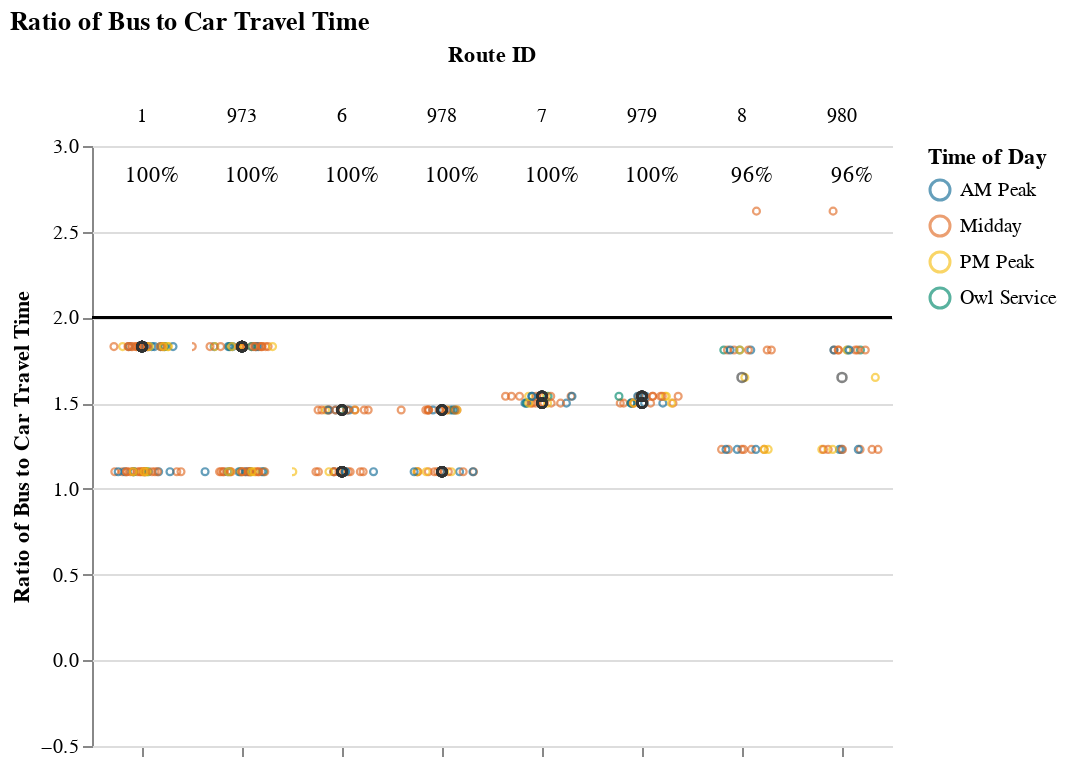
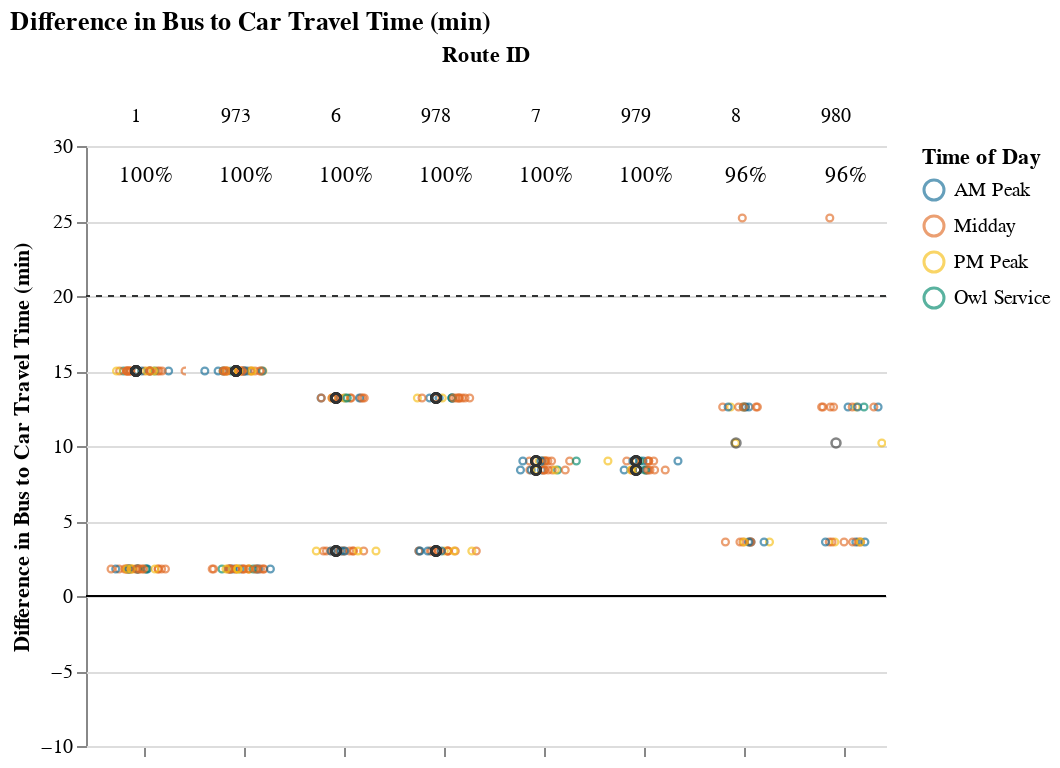

Source (notebook cell) for these figures, in order:
### Markdown cell above
## Viable Competitive Routes
### Short Routes (< 1 hr)

### Code cell
# Allow for possibility that operator doesn't have routes that fall into certain route_groups
# But, jupyterbook will not like markdown with f-string
# separate out route_group and put in each cell, and use try/except + if to display...
# but all 3 route groups must be displayed. just add sentence about why no routes were returned at the end
route_group = "short"
try:
    display_charts_for_route_group(df, route_group)
except:
    print("No routes meet this criteria.")

### Figure 1 — Vega-Lite specification as saved in the notebook (floating-point values rounded to 4 significant figures; data arrays with more than 128 entries replaced by an {"elided": "..."} marker saying what was removed)
{"config": {"view": {"continuousWidth": 400, "continuousHeight": 300, "stroke": null}, "facet": {"spacing": 0}}, "data": {"name": "data-975b0f00312d8d29c40350c4ab46f8e0"}, "facet": {"column": {"field": "route_id", "sort": ["1", "973", "6", "978", "7", "979", "8", "980"], "title": "Route ID", "type": "nominal"}}, "spec": {"layer": [{"mark": "rule", "encoding": {"color": {"value": "black"}, "y": {"field": "cutoff", "type": "quantitative"}}, "selection": {"selector001": {"type": "interval", "bind": "scales", "encodings": ["x", "y"]}}}, {"mark": {"type": "point", "opacity": 0.65, "size": 12, "strokeWidth": 1.1}, "encoding": {"color": {"field": "time_of_day", "scale": {"range": ["#136C97", "#E16B26", "#F6BF16", "#00896B", "#7790A3", "#5B559C"]}, "sort": ["AM Peak", "Midday", "PM Peak", "Owl Service"], "title": "Time of Day", "type": "nominal"}, "tooltip": [{"field": "route_id", "type": "nominal"}, {"field": "route_name", "type": "nominal"}, {"field": "trip_id", "type": "nominal"}, {"field": "service_hours", "type": "quantitative"}, {"field": "car_duration_hours", "type": "quantitative"}, {"field": "bus_multiplier", "type": "quantitative"}, {"field": "bus_difference", "type": "quantitative"}, {"field": "num_trips", "type": "quantitative"}, {"field": "num_competitive", "type": "quantitative"}, {"field": "pct_trips_competitive", "type": "quantitative"}, {"field": "p25", "type": "quantitative"}, {"field": "p50", "type": "quantitative"}, {"field": "p75", "type": "quantitative"}], "x": {"axis": {"grid": false, "labels": false, "ticks": true, "values": [0]}, "field": "jitter", "scale": {}, "title": null, "type": "quantitative"}, "y": {"field": "bus_multiplier", "scale": {"domain": [-0.25, 3.0]}, "title": "Ratio of Bus to Car Travel Time", "type": "quantitative"}}, "transform": [{"calculate": "sqrt(-2*log(random()))*cos(2*PI*random())", "as": "jitter"}], "width": 50}, {"layer": [{"mark": {"type": "point", "opacity": 0.6, "size": 20, "strokeWidth": 1.3}, "encoding": {"color": {"value": "#323434"}, "y": {"field": "bus_multiplier", "type": "quantitative"}}, "transform": [{"filter": "(datum.p50_trip === 1)"}]}, {"mark": {"type": "text", "align": "center", "baseline": "middle"}, "encoding": {"color": {"value": "black"}, "text": {"field": "pct_trips_competitive", "format": ".0%", "type": "quantitative"}, "tooltip": [{"field": "route_id", "type": "nominal"}, {"field": "route_name", "type": "nominal"}, {"field": "trip_id", "type": "nominal"}, {"field": "service_hours", "type": "quantitative"}, {"field": "car_duration_hours", "type": "quantitative"}, {"field": "bus_multiplier", "type": "quantitative"}, {"field": "bus_difference", "type": "quantitative"}, {"field": "num_trips", "type": "quantitative"}, {"field": "num_competitive", "type": "quantitative"}, {"field": "pct_trips_competitive", "type": "quantitative"}, {"field": "p25", "type": "quantitative"}, {"field": "p50", "type": "quantitative"}, {"field": "p75", "type": "quantitative"}], "x": {"value": 30}, "y": {"value": 15}}, "transform": [{"calculate": "sqrt(-2*log(random()))*cos(2*PI*random())", "as": "jitter"}, {"filter": "(datum.fastest_trip === 1)"}]}]}]}, "resolve": {"scale": {"y": "shared"}}, "title": "Ratio of Bus to Car Travel Time", "$schema": "https://vega.github.io/schema/vega-lite/v4.17.0.json", "datasets": {"data-975b0f00312d8d29c40350c4ab46f8e0": {"elided": "288 records"}}}

### Figure 2 — Vega-Lite specification as saved in the notebook (floating-point values rounded to 4 significant figures; data arrays with more than 128 entries replaced by an {"elided": "..."} marker saying what was removed)
{"config": {"view": {"continuousWidth": 400, "continuousHeight": 300, "stroke": null}, "facet": {"spacing": 0}}, "data": {"name": "data-c41f24e2b9378a84001a7826587ad828"}, "facet": {"column": {"field": "route_id", "sort": ["1", "973", "6", "978", "7", "979", "8", "980"], "title": "Route ID", "type": "nominal"}}, "spec": {"layer": [{"mark": "rule", "encoding": {"color": {"value": "black"}, "y": {"field": "cutoff", "type": "quantitative"}}, "selection": {"selector002": {"type": "interval", "bind": "scales", "encodings": ["x", "y"]}}}, {"mark": {"type": "rule", "strokeDash": [3, 3]}, "encoding": {"color": {"value": "#323434"}, "y": {"field": "cutoff2", "type": "quantitative"}}}, {"mark": {"type": "point", "opacity": 0.65, "size": 12, "strokeWidth": 1.1}, "encoding": {"color": {"field": "time_of_day", "scale": {"range": ["#136C97", "#E16B26", "#F6BF16", "#00896B", "#7790A3", "#5B559C"]}, "sort": ["AM Peak", "Midday", "PM Peak", "Owl Service"], "title": "Time of Day", "type": "nominal"}, "tooltip": [{"field": "route_id", "type": "nominal"}, {"field": "route_name", "type": "nominal"}, {"field": "trip_id", "type": "nominal"}, {"field": "service_hours", "type": "quantitative"}, {"field": "car_duration_hours", "type": "quantitative"}, {"field": "bus_multiplier", "type": "quantitative"}, {"field": "bus_difference", "type": "quantitative"}, {"field": "num_trips", "type": "quantitative"}, {"field": "num_competitive", "type": "quantitative"}, {"field": "pct_trips_competitive", "type": "quantitative"}, {"field": "p25", "type": "quantitative"}, {"field": "p50", "type": "quantitative"}, {"field": "p75", "type": "quantitative"}], "x": {"axis": {"grid": false, "labels": false, "ticks": true, "values": [0]}, "field": "jitter", "scale": {}, "title": null, "type": "quantitative"}, "y": {"field": "bus_difference", "scale": {"domain": [-5, 25.2]}, "title": "Difference in Bus to Car Travel Time (min)", "type": "quantitative"}}, "transform": [{"calculate": "sqrt(-2*log(random()))*cos(2*PI*random())", "as": "jitter"}], "width": 50}, {"layer": [{"mark": {"type": "point", "opacity": 0.6, "size": 20, "strokeWidth": 1.3}, "encoding": {"color": {"value": "#323434"}, "y": {"field": "bus_difference", "type": "quantitative"}}, "transform": [{"filter": "(datum.p50_trip === 1)"}]}, {"mark": {"type": "text", "align": "center", "baseline": "middle"}, "encoding": {"color": {"value": "black"}, "text": {"field": "pct_trips_competitive", "format": ".0%", "type": "quantitative"}, "tooltip": [{"field": "route_id", "type": "nominal"}, {"field": "route_name", "type": "nominal"}, {"field": "trip_id", "type": "nominal"}, {"field": "service_hours", "type": "quantitative"}, {"field": "car_duration_hours", "type": "quantitative"}, {"field": "bus_multiplier", "type": "quantitative"}, {"field": "bus_difference", "type": "quantitative"}, {"field": "num_trips", "type": "quantitative"}, {"field": "num_competitive", "type": "quantitative"}, {"field": "pct_trips_competitive", "type": "quantitative"}, {"field": "p25", "type": "quantitative"}, {"field": "p50", "type": "quantitative"}, {"field": "p75", "type": "quantitative"}], "x": {"value": 30}, "y": {"value": 15}}, "transform": [{"calculate": "sqrt(-2*log(random()))*cos(2*PI*random())", "as": "jitter"}, {"filter": "(datum.fastest_trip === 1)"}]}]}]}, "resolve": {"scale": {"y": "shared"}}, "title": "Difference in Bus to Car Travel Time (min)", "$schema": "https://vega.github.io/schema/vega-lite/v4.17.0.json", "datasets": {"data-c41f24e2b9378a84001a7826587ad828": {"elided": "288 records"}}}
